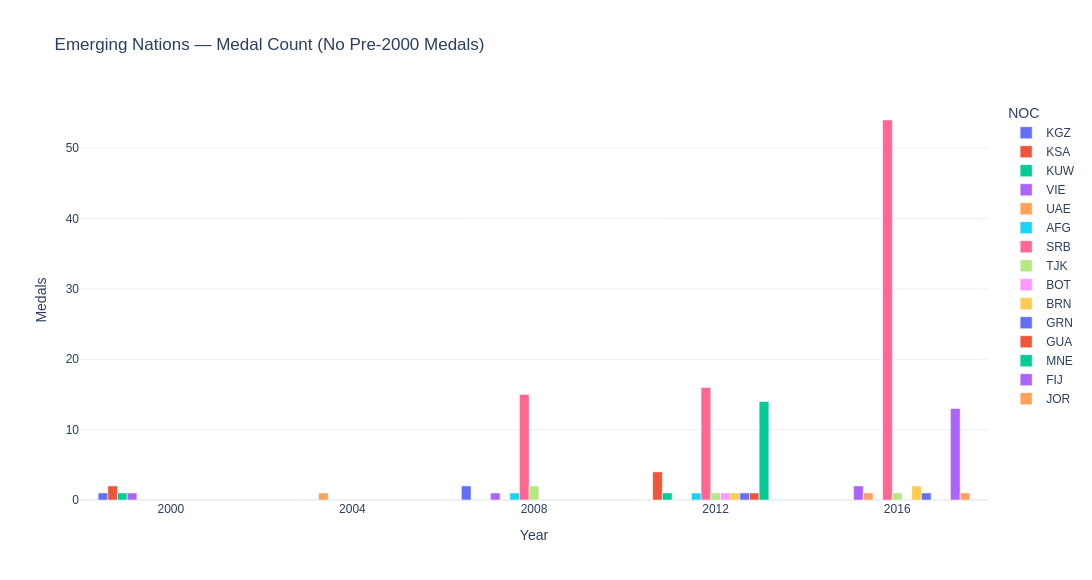

Write notebook code for a chart like this one.
### Markdown cell above
## 8. Emerging Nations on the Rise

### Code cell
# NOCs that won medals in 2012 or 2016 but had zero medals before 2000
pre2000_medalists = set(
    summer[(summer['Year'] < 2000) & (summer['Medal_Won'] == 1)]['NOC'].unique()
)
post2008_medalists = set(
    summer[(summer['Year'] >= 2008) & (summer['Medal_Won'] == 1)]['NOC'].unique()
)

new_medalists = post2008_medalists - pre2000_medalists
print(f'NOCs winning medals 2008–2016 with no pre-2000 medals: {sorted(new_medalists)}')

# Show their medal counts by year
emerging_data = (
    summer[
        (summer['NOC'].isin(new_medalists)) &
        (summer['Medal_Won'] == 1) &
        (summer['Year'] >= 1992)
    ]
    .groupby(['Year', 'NOC'])['Medal_Won']
    .sum()
    .reset_index()
    .rename(columns={'Medal_Won': 'Medals'})
)

if not emerging_data.empty:
    # Top 15 emerging by total medals won
    top_emerging = (
        emerging_data.groupby('NOC')['Medals'].sum()
        .sort_values(ascending=False).head(15).index.tolist()
    )
    fig = px.bar(
        emerging_data[emerging_data['NOC'].isin(top_emerging)],
        x='Year', y='Medals', color='NOC',
        barmode='group',
        title='Emerging Nations — Medal Count (No Pre-2000 Medals)',
        template='plotly_white', width=1200, height=580
    )
    fig.update_layout(font_family='Arial', title_font_size=17)
    fig.write_html(OUT_FIGS / 'noc_bar_emergingNations.html')
    fig.show()

    emerging_data.to_csv(OUT_TABLES / 'noc_emerging_nations.csv', index=False)
    logger.info('Saved emerging nations chart.')
else:
    logger.info('No emerging nations found with strict filter.')

### Figure 1 — Plotly figure (JSON) as saved in the notebook; plotly's stock layout.template omitted (floating-point values rounded to 4 significant figures)
{"data": [{"alignmentgroup": "True", "hovertemplate": "NOC=KGZ<br>Year=%{x}<br>Medals=%{y}<extra></extra>", "legendgroup": "KGZ", "marker": {"color": "#636efa", "pattern": {"shape": ""}}, "name": "KGZ", "offsetgroup": "KGZ", "orientation": "v", "showlegend": true, "textposition": "auto", "type": "bar", "x": [2000, 2008], "xaxis": "x", "y": [1, 2], "yaxis": "y"}, {"alignmentgroup": "True", "hovertemplate": "NOC=KSA<br>Year=%{x}<br>Medals=%{y}<extra></extra>", "legendgroup": "KSA", "marker": {"color": "#EF553B", "pattern": {"shape": ""}}, "name": "KSA", "offsetgroup": "KSA", "orientation": "v", "showlegend": true, "textposition": "auto", "type": "bar", "x": [2000, 2012], "xaxis": "x", "y": [2, 4], "yaxis": "y"}, {"alignmentgroup": "True", "hovertemplate": "NOC=KUW<br>Year=%{x}<br>Medals=%{y}<extra></extra>", "legendgroup": "KUW", "marker": {"color": "#00cc96", "pattern": {"shape": ""}}, "name": "KUW", "offsetgroup": "KUW", "orientation": "v", "showlegend": true, "textposition": "auto", "type": "bar", "x": [2000, 2012], "xaxis": "x", "y": [1, 1], "yaxis": "y"}, {"alignmentgroup": "True", "hovertemplate": "NOC=VIE<br>Year=%{x}<br>Medals=%{y}<extra></extra>", "legendgroup": "VIE", "marker": {"color": "#ab63fa", "pattern": {"shape": ""}}, "name": "VIE", "offsetgroup": "VIE", "orientation": "v", "showlegend": true, "textposition": "auto", "type": "bar", "x": [2000, 2008, 2016], "xaxis": "x", "y": [1, 1, 2], "yaxis": "y"}, {"alignmentgroup": "True", "hovertemplate": "NOC=UAE<br>Year=%{x}<br>Medals=%{y}<extra></extra>", "legendgroup": "UAE", "marker": {"color": "#FFA15A", "pattern": {"shape": ""}}, "name": "UAE", "offsetgroup": "UAE", "orientation": "v", "showlegend": true, "textposition": "auto", "type": "bar", "x": [2004, 2016], "xaxis": "x", "y": [1, 1], "yaxis": "y"}, {"alignmentgroup": "True", "hovertemplate": "NOC=AFG<br>Year=%{x}<br>Medals=%{y}<extra></extra>", "legendgroup": "AFG", "marker": {"color": "#19d3f3", "pattern": {"shape": ""}}, "name": "AFG", "offsetgroup": "AFG", "orientation": "v", "showlegend": true, "textposition": "auto", "type": "bar", "x": [2008, 2012], "xaxis": "x", "y": [1, 1], "yaxis": "y"}, {"alignmentgroup": "True", "hovertemplate": "NOC=SRB<br>Year=%{x}<br>Medals=%{y}<extra></extra>", "legendgroup": "SRB", "marker": {"color": "#FF6692", "pattern": {"shape": ""}}, "name": "SRB", "offsetgroup": "SRB", "orientation": "v", "showlegend": true, "textposition": "auto", "type": "bar", "x": [2008, 2012, 2016], "xaxis": "x", "y": [15, 16, 54], "yaxis": "y"}, {"alignmentgroup": "True", "hovertemplate": "NOC=TJK<br>Year=%{x}<br>Medals=%{y}<extra></extra>", "legendgroup": "TJK", "marker": {"color": "#B6E880", "pattern": {"shape": ""}}, "name": "TJK", "offsetgroup": "TJK", "orientation": "v", "showlegend": true, "textposition": "auto", "type": "bar", "x": [2008, 2012, 2016], "xaxis": "x", "y": [2, 1, 1], "yaxis": "y"}, {"alignmentgroup": "True", "hovertemplate": "NOC=BOT<br>Year=%{x}<br>Medals=%{y}<extra></extra>", "legendgroup": "BOT", "marker": {"color": "#FF97FF", "pattern": {"shape": ""}}, "name": "BOT", "offsetgroup": "BOT", "orientation": "v", "showlegend": true, "textposition": "auto", "type": "bar", "x": [2012], "xaxis": "x", "y": [1], "yaxis": "y"}, {"alignmentgroup": "True", "hovertemplate": "NOC=BRN<br>Year=%{x}<br>Medals=%{y}<extra></extra>", "legendgroup": "BRN", "marker": {"color": "#FECB52", "pattern": {"shape": ""}}, "name": "BRN", "offsetgroup": "BRN", "orientation": "v", "showlegend": true, "textposition": "auto", "type": "bar", "x": [2012, 2016], "xaxis": "x", "y": [1, 2], "yaxis": "y"}, {"alignmentgroup": "True", "hovertemplate": "NOC=GRN<br>Year=%{x}<br>Medals=%{y}<extra></extra>", "legendgroup": "GRN", "marker": {"color": "#636efa", "pattern": {"shape": ""}}, "name": "GRN", "offsetgroup": "GRN", "orientation": "v", "showlegend": true, "textposition": "auto", "type": "bar", "x": [2012, 2016], "xaxis": "x", "y": [1, 1], "yaxis": "y"}, {"alignmentgroup": "True", "hovertemplate": "NOC=GUA<br>Year=%{x}<br>Medals=%{y}<extra></extra>", "legendgroup": "GUA", "marker": {"color": "#EF553B", "pattern": {"shape": ""}}, "name": "GUA", "offsetgroup": "GUA", "orientation": "v", "showlegend": true, "textposition": "auto", "type": "bar", "x": [2012], "xaxis": "x", "y": [1], "yaxis": "y"}, {"alignmentgroup": "True", "hovertemplate": "NOC=MNE<br>Year=%{x}<br>Medals=%{y}<extra></extra>", "legendgroup": "MNE", "marker": {"color": "#00cc96", "pattern": {"shape": ""}}, "name": "MNE", "offsetgroup": "MNE", "orientation": "v", "showlegend": true, "textposition": "auto", "type": "bar", "x": [2012], "xaxis": "x", "y": [14], "yaxis": "y"}, {"alignmentgroup": "True", "hovertemplate": "NOC=FIJ<br>Year=%{x}<br>Medals=%{y}<extra></extra>", "legendgroup": "FIJ", "marker": {"color": "#ab63fa", "pattern": {"shape": ""}}, "name": "FIJ", "offsetgroup": "FIJ", "orientation": "v", "showlegend": true, "textposition": "auto", "type": "bar", "x": [2016], "xaxis": "x", "y": [13], "yaxis": "y"}, {"alignmentgroup": "True", "hovertemplate": "NOC=JOR<br>Year=%{x}<br>Medals=%{y}<extra></extra>", "legendgroup": "JOR", "marker": {"color": "#FFA15A", "pattern": {"shape": ""}}, "name": "JOR", "offsetgroup": "JOR", "orientation": "v", "showlegend": true, "textposition": "auto", "type": "bar", "x": [2016], "xaxis": "x", "y": [1], "yaxis": "y"}], "layout": {"barmode": "group", "font": {"family": "Arial"}, "height": 580, "legend": {"title": {"text": "NOC"}, "tracegroupgap": 0}, "title": {"font": {"size": 17}, "text": "Emerging Nations — Medal Count (No Pre-2000 Medals)"}, "width": 1200, "xaxis": {"anchor": "y", "domain": [0.0, 1.0], "title": {"text": "Year"}}, "yaxis": {"anchor": "x", "domain": [0.0, 1.0], "title": {"text": "Medals"}}}}
